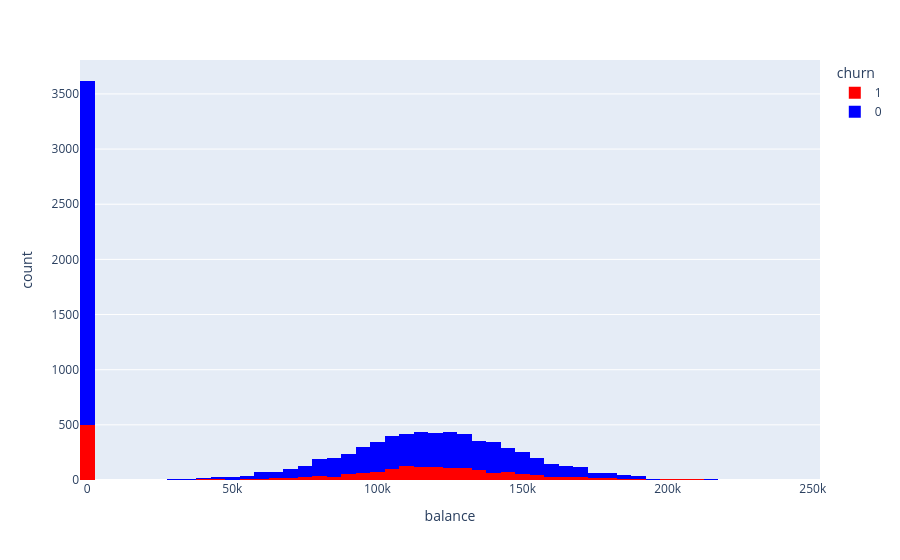

Notebook cell for this chart:
### Code cell
# Criando um grafico para entender a dispersão de churn por saldo dos clientes

graf_saldo_churn = px.histogram(df, x="balance", color="churn", color_discrete_map={0:"blue",1:"red"})
graf_saldo_churn.show()

### Figure 1 — Plotly figure (JSON) as saved in the notebook; plotly's stock layout.template omitted (floating-point values rounded to 4 significant figures; data arrays with more than 128 entries replaced by an {"elided": "..."} marker saying what was removed)
{"data": [{"bingroup": "x", "hovertemplate": "churn=1<br>balance=%{x}<br>count=%{y}<extra></extra>", "legendgroup": "1", "marker": {"color": "red", "pattern": {"shape": ""}}, "name": "1", "orientation": "v", "showlegend": true, "type": "histogram", "x": {"elided": "2037 float values"}, "xaxis": "x", "yaxis": "y"}, {"bingroup": "x", "hovertemplate": "churn=0<br>balance=%{x}<br>count=%{y}<extra></extra>", "legendgroup": "0", "marker": {"color": "blue", "pattern": {"shape": ""}}, "name": "0", "orientation": "v", "showlegend": true, "type": "histogram", "x": {"elided": "7963 float values"}, "xaxis": "x", "yaxis": "y"}], "layout": {"barmode": "relative", "legend": {"title": {"text": "churn"}, "tracegroupgap": 0}, "margin": {"t": 60}, "xaxis": {"anchor": "y", "domain": [0, 1], "title": {"text": "balance"}}, "yaxis": {"anchor": "x", "domain": [0, 1], "title": {"text": "count"}}}}
